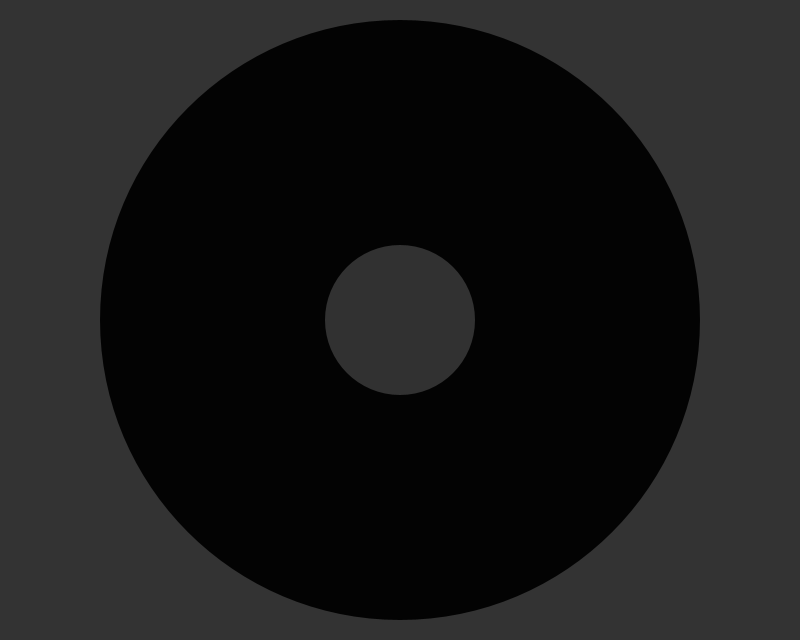
Frame 1 (no input)
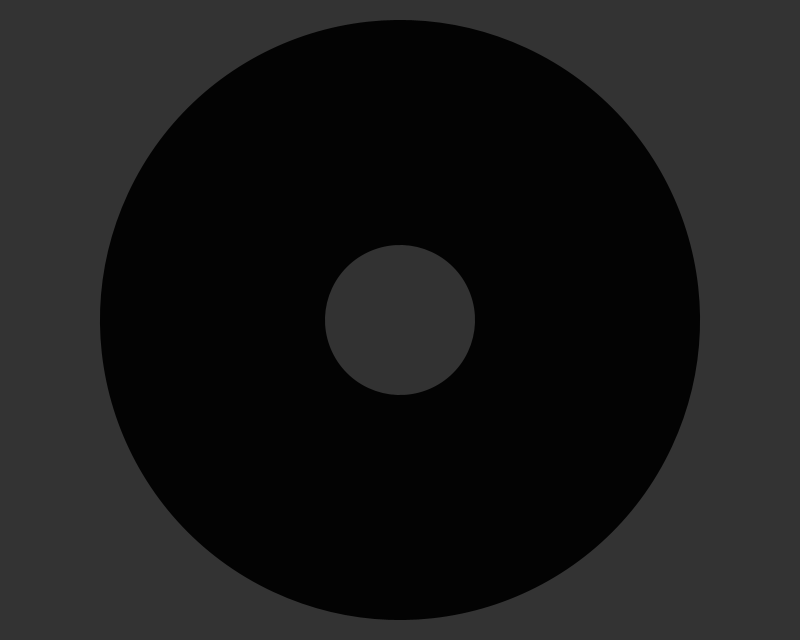
Frame 60 (the mouse pressed at the canvas centre just before this capture)
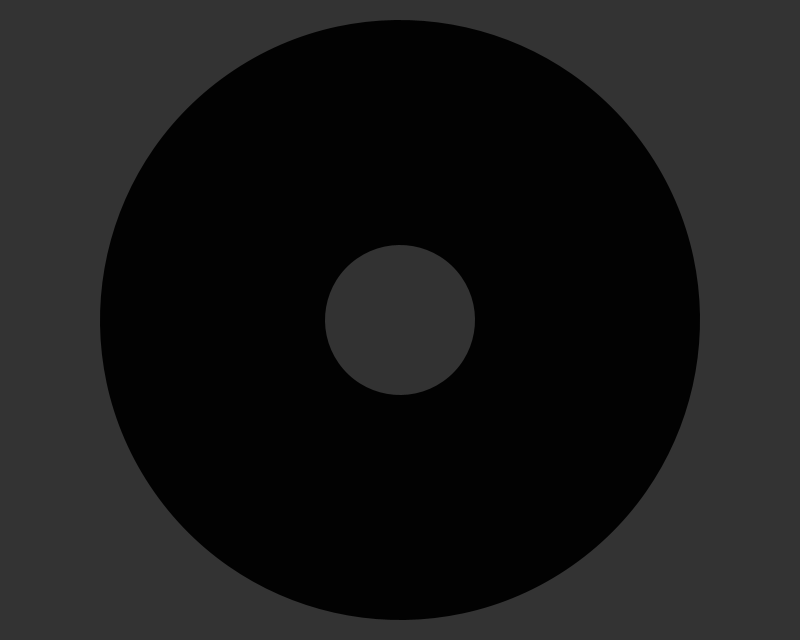
Frame 120 (the mouse held since frame 60 and released just before this capture)

The Processing sketch that drew these frames (run headless with seeded random() and noise(); from frame 60 on, the mouse is pressed at the canvas centre):

// Processing sketch: processing_143277
// ── processing_143277.pde

float angle;
float angle_v;

int rad = 300;
float temp;

queue q = new queue(200);

void setup() {
  frameRate(60);
  size(800, 640);
  noStroke();
  smooth();
  ellipseMode(CENTER);
  
  angle_v=5;
}

void draw() {
  background(51);

  float c = angle/360*TWO_PI;
  angle = (angle+angle_v)%360;
  
  if (mousePressed && overCircle(mouseX,mouseY,rad))
  {
    int fx = mouseX-width/2;
    int fy = mouseY-height/2;
    int x2 =(int)(fx*cos(-c)-fy*sin(-c));
    int y2 =(int)(fx*sin(-c)+fy*cos(-c));
    q.insert(x2+width/2,y2+height/2);
  }
  
  pushMatrix();
  translate(width/2,height/2);
  rotate(c);
  draw_circle();
  draw_points();
  draw_circle2();
  popMatrix();
}

void draw_circle(){
  fill(random(5));
  noStroke();
  ellipse(0,0,rad*2,rad*2);
}

void draw_circle2(){
  fill(50+random(-2,2));
  noStroke();
  ellipse(0,0,rad/2,rad/2); 
}

void draw_points(){
  for(int i=0;i<q.size;i++)
    if (q.x[i]!=-1){
      
      color c = color(random(155,255),random(155,255),random(155,255));
      strokeWeight(3);
      stroke(c, 128);      
      point(q.x[i]-width/2,q.y[i]-height/2); 
    }
}

boolean overCircle(int x, int y, int diameter) {
  float disX = x - width/2;
  float disY = y - height/2;
  if(sqrt(sq(disX) + sq(disY)) < diameter) {
    return true;
  } else {
    return false;
  }
}

void keyPressed(){
  if (key == '1'){
    if (angle_v==0){
      angle_v = temp;
    }
    else {
      temp = angle_v;
      angle_v = 0;
    }
  }
}

class queue{
  float x[];
  float y[];
  int count;
  int size;
  
  queue(int s){
    x = new float[s];
    y = new float[s];
    for(int i=0;i<s;i++){
      x[i]=-1;y[i]=-1;
    }
    count = 0;
    size = s; 
  }
  
  void insert(float xval, float yval){
    x[count] = xval;
    y[count] = yval;    
    count++;
    count %= size;
  }   
};
